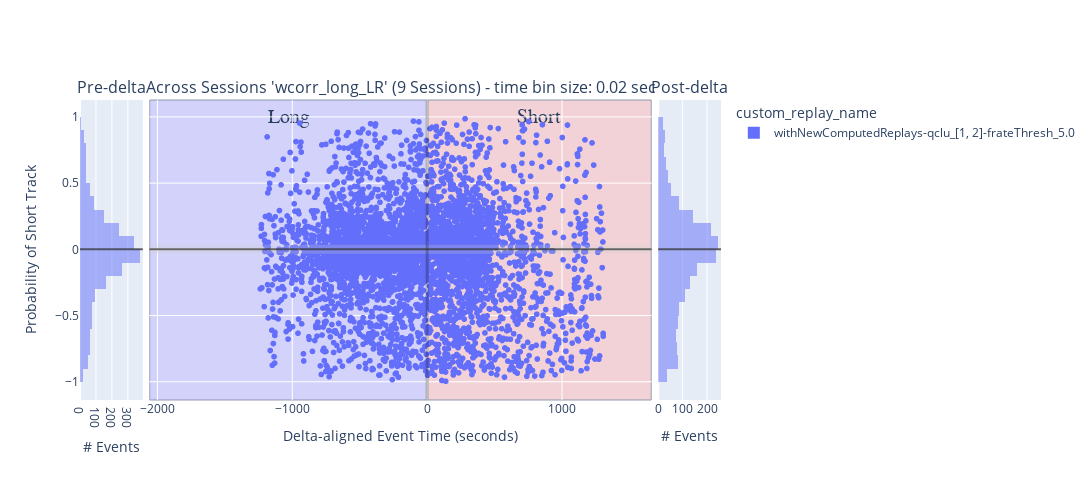

The notebook cell this image was saved under:
### Code cell
histogram_bins = 25
num_sessions = 1

# concatenated_ripple_df = deepcopy(df)
## INPUTS: all_sessions_all_scores_ripple_df

# concatenated_ripple_df = deepcopy(concatenated_ripple_df)
# concatenated_ripple_df = deepcopy(all_sessions_ripple_df)

# concatenated_ripple_df = deepcopy(filtered_all_sessions_wcorr_ripple_df)

concatenated_ripple_df = deepcopy(filtered_all_sessions_all_scores_ripple_df)


# concatenated_ripple_df = deepcopy(all_sessions_all_scores_ripple_df)
# concatenated_ripple_df = concatenated_ripple_df[concatenated_ripple_df['custom_replay_name'] != ''] # non-custom
# concatenated_ripple_df = deepcopy(filtered_all_sessions_all_scores_ripple_df)

# concatenated_ripple_df = deepcopy(all_sessions_ripple_time_bin_df)
# concatenated_ripple_df = deepcopy(all_sessions_all_scores_ripple_df)
# concatenated_ripple_df = deepcopy(single_time_bin_size_all_sessions_ripple_df)
display(concatenated_ripple_df)
# ['longest_sequence_length_ratio_diff', 'direction_change_bin_ratio_diff', 'congruent_dir_bins_ratio_diff', 'total_congruent_direction_change_diff']


# variable_name = 'P_Long'
# variable_name = 'P_Short' # Shows expected effect - short-only replay prior to delta and then split replays post-delta
# variable_name = 'short_best_wcorr'
variable_name = 'wcorr_long_LR'

# variable_name = 'long_best_pf_peak_x_pearsonr'
# variable_name = 'long_best_jump'
# variable_name = 'wcorr_abs_diff'
# variable_name = 'pearsonr_abs_diff'
# variable_name = 'direction_change_bin_ratio_diff'
# variable_name = 'longest_sequence_length_ratio_diff'
# variable_name = 'long_best_longest_sequence_length_ratio'
# variable_name = 'long_best_congruent_dir_bins_ratio'
# variable_name = 'congruent_dir_bins_ratio_diff'
# variable_name = 'total_congruent_direction_change_diff'
# variable_name = 'long_best_congruent_dir_bins_ratio'
# variable_name = 'long_best_direction_change_bin_ratio'
# variable_name = 'long_best_congruent_dir_bins_ratio'
# 'color':'is_user_annotated_epoch'
# 'color': 'is_user_annotated_epoch', 


# concatenated_ripple_df = concatenated_ripple_df[concatenated_ripple_df[variable_name].abs() > 0.25]

# y_baseline_level: float = 0.5 # for P(short), etc
y_baseline_level: float = 0.0 # for wcorr, etc

# px_scatter_kwargs = {'x': 'delta_aligned_start_t', 'y': variable_name, 'color':"is_user_annotated_epoch", 'title': f"'{variable_name}'"} # , 'color': 'time_bin_size', 'range_y': [-1.0, 1.0], 'labels': {'session_name': 'Session', 'time_bin_size': 'tbin_size', 'is_user_annotated_epoch':'user_sel'}
px_scatter_kwargs = {'x': 'delta_aligned_start_t', 'y': variable_name, 'title': f"'{variable_name}'"} # , 'color': 'time_bin_size', 'range_y': [-1.0, 1.0], 'labels': {'session_name': 'Session', 'time_bin_size': 'tbin_size', 'is_user_annotated_epoch':'user_sel'}
# px_scatter_kwargs.pop('color')


# hist_kwargs = dict(color="time_bin_size")
hist_kwargs = dict(color="is_user_annotated_epoch") # , histnorm='probability density'
hist_kwargs.pop('color')

px_scatter_kwargs['color'] = 'custom_replay_name'
hist_kwargs['color'] = 'custom_replay_name'


new_fig_ripples, new_fig_ripples_context = plotly_pre_post_delta_scatter(data_results_df=concatenated_ripple_df, out_scatter_fig=None, histogram_bins=histogram_bins,
                        px_scatter_kwargs=px_scatter_kwargs, histogram_variable_name=variable_name, hist_kwargs=hist_kwargs, forced_range_y=None,
                        time_delta_tuple=(earliest_delta_aligned_t_start, 0.0, latest_delta_aligned_t_end), legend_title_text=None, is_dark_mode=is_dark_mode)

new_fig_ripples = new_fig_ripples.update_layout(fig_size_kwargs)
_extras_output_dict = {}
if is_dark_mode:
    _extras_output_dict["y_mid_line"] = new_fig_ripples.add_hline(y=y_baseline_level, line=dict(color="rgba(0.8,0.8,0.8,.75)", width=2), row='all', col='all')
else:
    _extras_output_dict["y_mid_line"] = new_fig_ripples.add_hline(y=y_baseline_level, line=dict(color="rgba(0.2,0.2,0.2,.75)", width=2), row='all', col='all')

# # Update layout to add a title to the legend
# new_fig_ripples.update_layout(
#     legend_title_text='Is User Selected'  # Add a title to the legend
# )

# fig_to_clipboard(new_fig_ripples, **fig_size_kwargs)
new_fig_ripples_context = new_fig_ripples_context.adding_context_if_missing(num_sessions=num_sessions, plot_type='scatter+hist', comparison='pre-post-delta', variable_name=variable_name)
figure_out_paths = save_plotly(a_fig=new_fig_ripples, a_fig_context=new_fig_ripples_context)
new_fig_ripples

### Figure 1 — Plotly figure (JSON) as saved in the notebook; plotly's stock layout.template omitted (floating-point values rounded to 4 significant figures; data arrays with more than 128 entries replaced by an {"elided": "..."} marker saying what was removed)
{"data": [{"alignmentgroup": "True", "bingroup": "y", "hovertemplate": "custom_replay_name=withNewComputedReplays-qclu_[1, 2]-frateThresh_5.0<br>count=%{x}<br>wcorr_long_LR=%{y}<extra></extra>", "legendgroup": "withNewComputedReplays-qclu_[1, 2]-frateThresh_5.0", "marker": {"color": "#636efa", "opacity": 0.5, "pattern": {"shape": ""}}, "name": "withNewComputedReplays-qclu_[1, 2]-frateThresh_5.0", "nbinsy": 25, "offsetgroup": "withNewComputedReplays-qclu_[1, 2]-frateThresh_5.0", "orientation": "h", "showlegend": true, "type": "histogram", "xaxis": "x", "y": {"elided": "2267 float values"}, "yaxis": "y"}, {"hovertemplate": "custom_replay_name=withNewComputedReplays-qclu_[1, 2]-frateThresh_5.0<br>delta_aligned_start_t=%{x}<br>wcorr_long_LR=%{y}<extra></extra>", "legendgroup": "withNewComputedReplays-qclu_[1, 2]-frateThresh_5.0", "marker": {"color": "#636efa", "symbol": "circle"}, "mode": "markers", "name": "withNewComputedReplays-qclu_[1, 2]-frateThresh_5.0", "showlegend": false, "type": "scattergl", "x": {"elided": "4307 float values"}, "xaxis": "x2", "y": {"elided": "4307 float values"}, "yaxis": "y2"}, {"alignmentgroup": "True", "bingroup": "y", "hovertemplate": "custom_replay_name=withNewComputedReplays-qclu_[1, 2]-frateThresh_5.0<br>count=%{x}<br>wcorr_long_LR=%{y}<extra></extra>", "legendgroup": "withNewComputedReplays-qclu_[1, 2]-frateThresh_5.0", "marker": {"color": "#636efa", "opacity": 0.5, "pattern": {"shape": ""}}, "name": "withNewComputedReplays-qclu_[1, 2]-frateThresh_5.0", "nbinsy": 25, "offsetgroup": "withNewComputedReplays-qclu_[1, 2]-frateThresh_5.0", "orientation": "h", "showlegend": false, "type": "histogram", "xaxis": "x3", "y": {"elided": "2040 float values"}, "yaxis": "y3"}], "layout": {"annotations": [{"font": {"size": 16}, "showarrow": false, "text": "Pre-delta", "x": 0.049, "xanchor": "center", "xref": "paper", "y": 1, "yanchor": "bottom", "yref": "paper"}, {"font": {"size": 16}, "showarrow": false, "text": "Across Sessions 'wcorr_long_LR' (9 Sessions) - time bin size: 0.02 sec", "x": 0.5, "xanchor": "center", "xref": "paper", "y": 1, "yanchor": "bottom", "yref": "paper"}, {"font": {"size": 16}, "showarrow": false, "text": "Post-delta", "x": 0.951, "xanchor": "center", "xref": "paper", "y": 1, "yanchor": "bottom", "yref": "paper"}], "barmode": "overlay", "height": 480, "legend": {"title": {"text": "custom_replay_name"}}, "shapes": [{"line": {"color": "rgba(0.8,0.8,0.8,.25)", "width": 9}, "type": "line", "x0": 0, "x1": 1, "xref": "x2 domain", "y0": 0, "y1": 0, "yref": "y2"}, {"line": {"color": "rgba(1,1,1,.25)", "width": 3}, "type": "line", "x0": 0, "x1": 0, "xref": "x2", "y0": 0, "y1": 1, "yref": "y2 domain"}, {"fillcolor": "#c2b8ff", "label": {"font": {"family": "Times New Roman", "size": 20}, "text": "Long", "textposition": "top center"}, "layer": "below", "line": {"width": 1}, "opacity": 0.5, "type": "rect", "x0": -2057.0, "x1": 0, "xref": "x2", "y0": 0, "y1": 1, "yref": "y2 domain"}, {"fillcolor": "#ffb8b8", "label": {"font": {"family": "Times New Roman", "size": 20}, "text": "Short", "textposition": "top center"}, "layer": "below", "line": {"width": 1}, "opacity": 0.5, "type": "rect", "x0": 0, "x1": 1662.0, "xref": "x2", "y0": 0, "y1": 1, "yref": "y2 domain"}, {"line": {"color": "rgba(0.2,0.2,0.2,.75)", "width": 2}, "type": "line", "x0": 0, "x1": 1, "xref": "x domain", "y0": 0, "y1": 0, "yref": "y"}, {"line": {"color": "rgba(0.2,0.2,0.2,.75)", "width": 2}, "type": "line", "x0": 0, "x1": 1, "xref": "x2 domain", "y0": 0, "y1": 0, "yref": "y2"}, {"line": {"color": "rgba(0.2,0.2,0.2,.75)", "width": 2}, "type": "line", "x0": 0, "x1": 1, "xref": "x3 domain", "y0": 0, "y1": 0, "yref": "y3"}], "width": 1920, "xaxis": {"anchor": "y", "domain": [0, 0.098], "title": {"text": "# Events"}}, "xaxis2": {"anchor": "y2", "domain": [0.108, 0.892], "title": {"text": "Delta-aligned Event Time (seconds)"}}, "xaxis3": {"anchor": "y3", "domain": [0.902, 1], "title": {"text": "# Events"}}, "yaxis": {"anchor": "x", "domain": [0, 1], "title": {"text": "Probability of Short Track"}}, "yaxis2": {"anchor": "x2", "domain": [0, 1], "matches": "y", "showticklabels": false}, "yaxis3": {"anchor": "x3", "domain": [0, 1], "matches": "y", "showticklabels": false}}}
